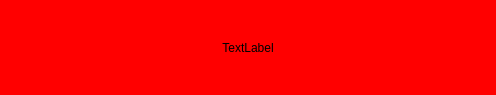
<?xml version="1.0" encoding="UTF-8"?>
<ui version="4.0">
 <class>TestItemWidget2</class>
 <widget class="QWidget" name="TestItemWidget2">
  <property name="geometry">
   <rect>
    <x>0</x>
    <y>0</y>
    <width>496</width>
    <height>95</height>
   </rect>
  </property>
  <property name="windowTitle">
   <string>Form</string>
  </property>
  <property name="autoFillBackground">
   <bool>true</bool>
  </property>
  <property name="styleSheet">
   <string notr="true">background-color:red;</string>
  </property>
  <layout class="QVBoxLayout" name="verticalLayout" stretch="0,1">
   <item>
    <widget class="QLabel" name="label">
     <property name="text">
      <string>TextLabel</string>
     </property>
     <property name="alignment">
      <set>Qt::AlignCenter</set>
     </property>
    </widget>
   </item>
   <item>
    <layout class="QGridLayout" name="gridLayout"/>
   </item>
  </layout>
 </widget>
 <resources/>
 <connections/>
</ui>
